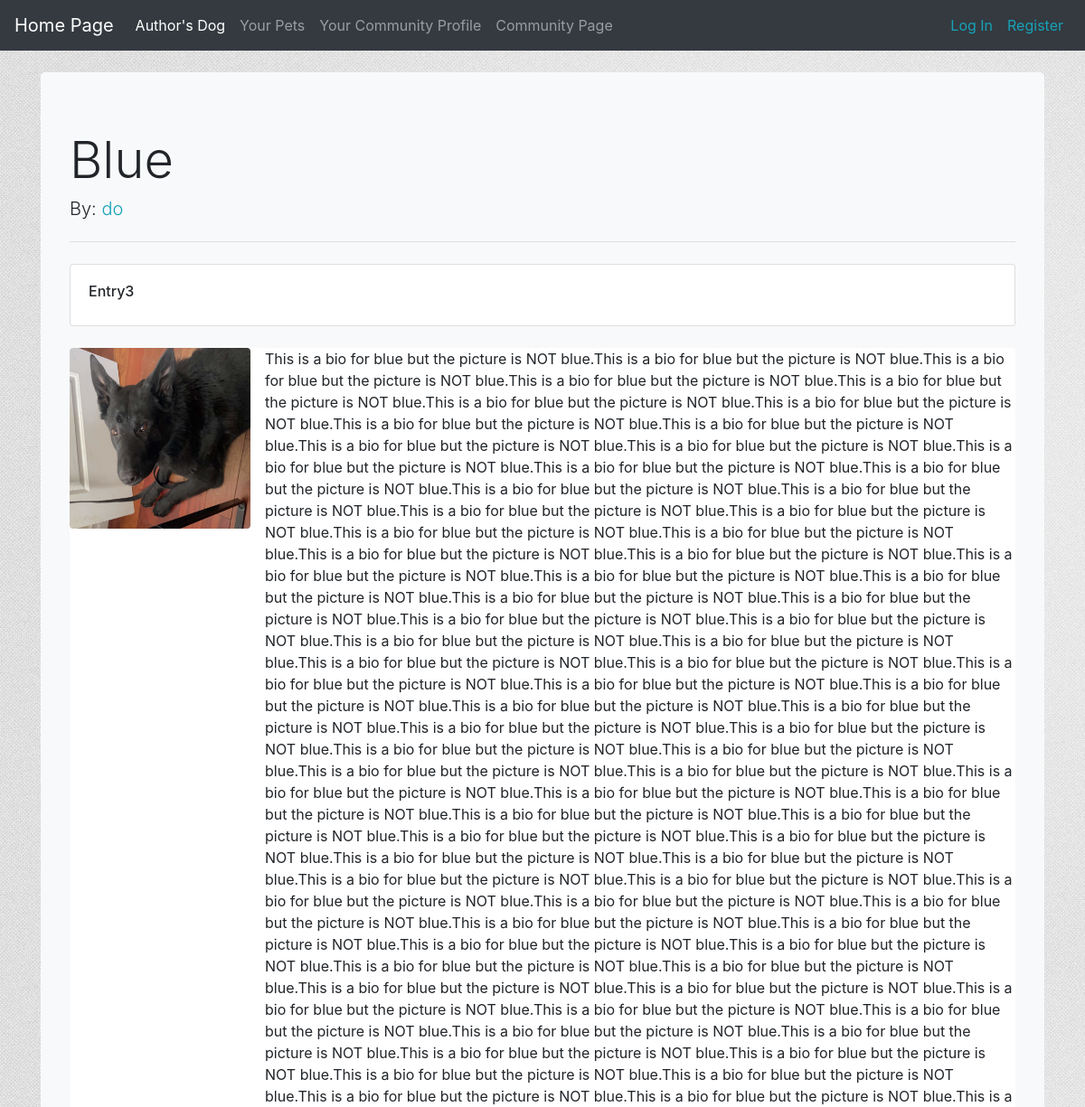
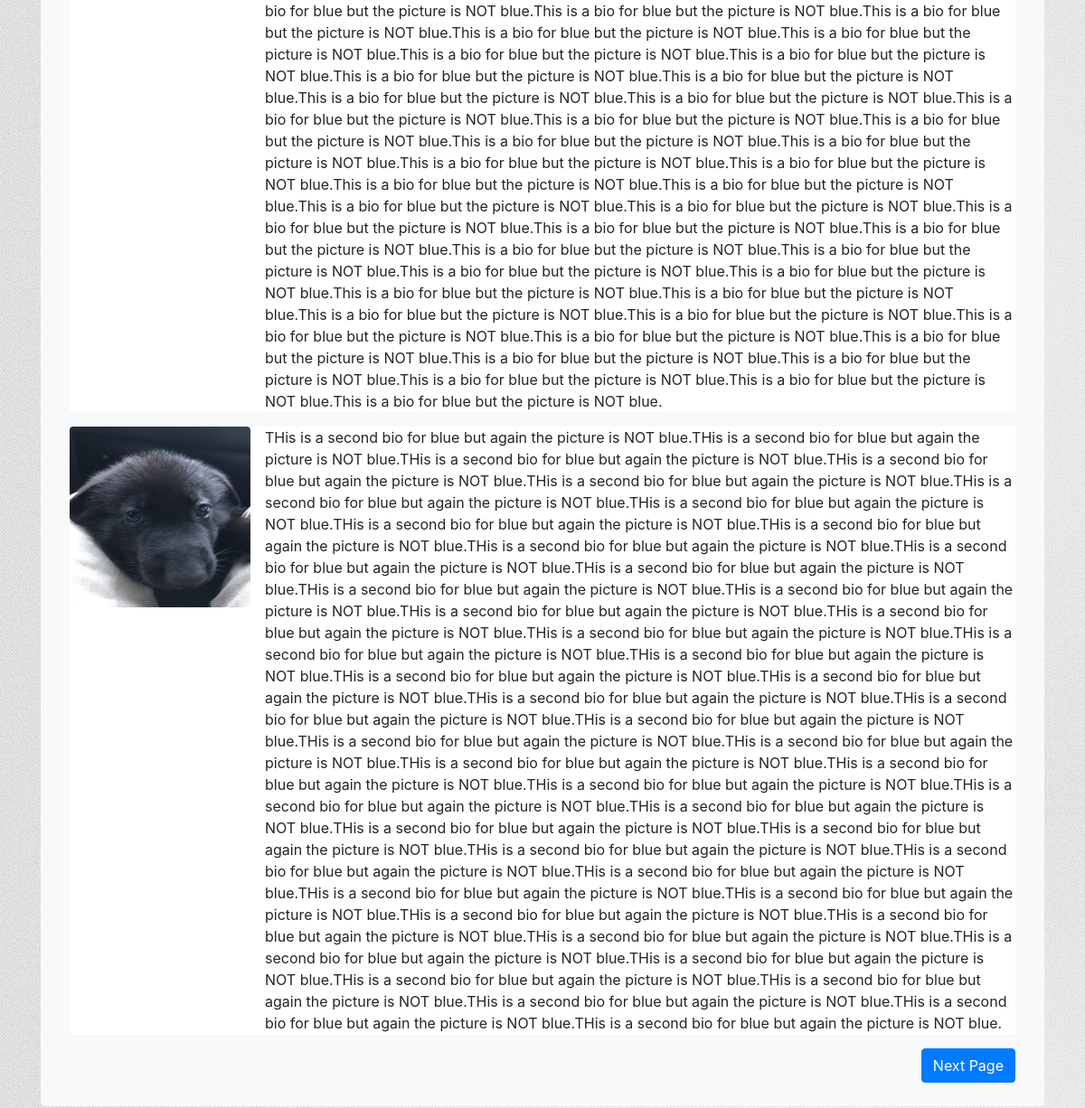
/community_page/2/, run on the app's committed database (2 pictures, top to bottom).
### test_dog_app/models.py (models this page shows, shortened)
class DogName(models.Model):
    owner = models.ForeignKey(User, on_delete=models.CASCADE)
    owner_profile = models.ForeignKey(Profile, on_delete=models.CASCADE, null=False, blank=False)
    name = models.CharField(max_length=70)
    share = models.BooleanField(default=False)
    shared_date = models.DateTimeField(auto_now_add=False, auto_now=False, null=True, blank=False)
    def __str__(self):
        return self.name

class Entry(models.Model):
    dog_name = models.ForeignKey(DogName, on_delete=models.CASCADE, null=False)
    bio_entry = models.TextField()
    dog_photo = models.ImageField(default=None, upload_to='photo_img/', blank=True)
    share = models.BooleanField(default=False)
    date_entry = models.DateTimeField(auto_now_add=True)
    shared_date = models.DateTimeField(auto_now_add=False, auto_now=False, null=True, blank=False)

### test_dog_app/views.py (the view)
# urls.py: path('community_page/<int:dog_id>/', views.full_dog_page, name='full_dog_page'),
def full_dog_page(request, dog_id):
    dog_shared = get_object_or_404(DogName, id=dog_id)
    dog_entries = dog_shared.entry_set.filter(share=True)
    paginator = Paginator(dog_entries, 3)
    page_number = request.GET.get('page')
    dog_entries = paginator.get_page(page_number)
    content = {
        'dog_shared': dog_shared,
        'dog_entries': dog_entries
    }
    return render(request, 'full_dog_page.html', content)

### test_dog_app/templates/full_dog_page.html (shortened to what this page needs)
{% extends 'base.html' %}
{% block content %}
<div class="jumbotron bg-light">
  <h1 class="display-4">{{ dog_shared }}</h1>
  <h6 class="lead">
    By: <a class="text-info" href="{% url 'users:user_profile' dog_shared.owner.id %}">
        {{ dog_shared.owner }}
    </a>
  </h6><hr class="my-4">
  {% for entry in dog_entries %}
      {% if entry.dog_photo %}
          <ul class="list-unstyled bg-white">
            <li class="media">
                <img src="{{ entry.dog_photo.url }}" style="width: 200px; height: 200px"
                     class= "rounded mr-3" alt="dog-photo">
            <div class="media-body">
                {{ entry.bio_entry | linebreaksbr }}
            </div>
            </li>
          </ul>
      {% else %}
          <div class="card bg-white">
            <div class="card-body">
                <h6>
                    {{ entry.bio_entry | linebreaksbr }}
                </h6>
            </div>
          </div><br/>
      {% endif %}
  {% endfor %}
    <div class="float-right">
            {% if dog_entries.has_next %}
                <a href="{% url 'test_dog_app:full_dog_page' dog_shared.id %}?page={{ dog_entries.next_page_number }}"
                class="btn btn-primary">
                    Next Page
                </a>
            {% endif %}
    </div>
</div>
{% endblock  %}

### test_dog_app/static/test_dog_app/style.css (style rules this page uses)
body { background: white url('background_image.jpg'); }

### data on the page
DogName: name "Blue", owner "do"
Entry: bio_entry "Entry3"
Entry: dog_photo (picture), bio_entry "This is a bio for blue but the picture is NOT blue.This is a bio for blue but the picture is NOT blue.This is a bio for blue but the picture is NOT blue.This is a bio for blue but the picture is NOT blue.This is a bio for blue but the picture is NOT blue.This is a bio for blue but the picture is NOT blue.This is a bio for blue but the picture is NOT blue.This is a bio for blue but the picture is NOT blue.This is a bio for blue but the picture is NOT blue.This is a bio for blue but the picture is NOT blue.This is a bio for blue but the picture is NOT blue.This is a bio for blue but the picture is NOT blue.This is a bio for blue but the picture is NOT blue.This is a bio for blue but the…"
Entry: dog_photo (picture), bio_entry "THis is a second bio for blue but again the picture is NOT blue.THis is a second bio for blue but again the picture is NOT blue.THis is a second bio for blue but again the picture is NOT blue.THis is a second bio for blue but again the picture is NOT blue.THis is a second bio for blue but again the picture is NOT blue.THis is a second bio for blue but again the picture is NOT blue.THis is a second bio for blue but again the picture is NOT blue.THis is a second bio for blue but again the picture is NOT blue.THis is a second bio for blue but again the picture is NOT blue.THis is a second bio for blue but again the picture is NOT blue.THis is a second bio for blue but again the picture is NOT…"
